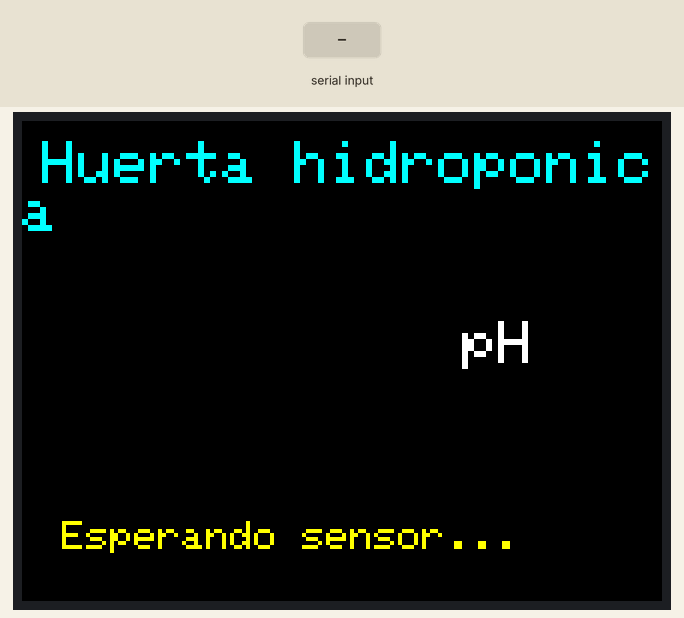
Recording of a sketch running on a simulated Arduino Uno, built with avr-gcc and run on an emulated ATmega328P. Parts: 320×240 colour display. The test bench sets the inputs (shaded band).

Above: at 1.4 s.
1.5 s: "0\n" received over Serial
At 2.0 s:
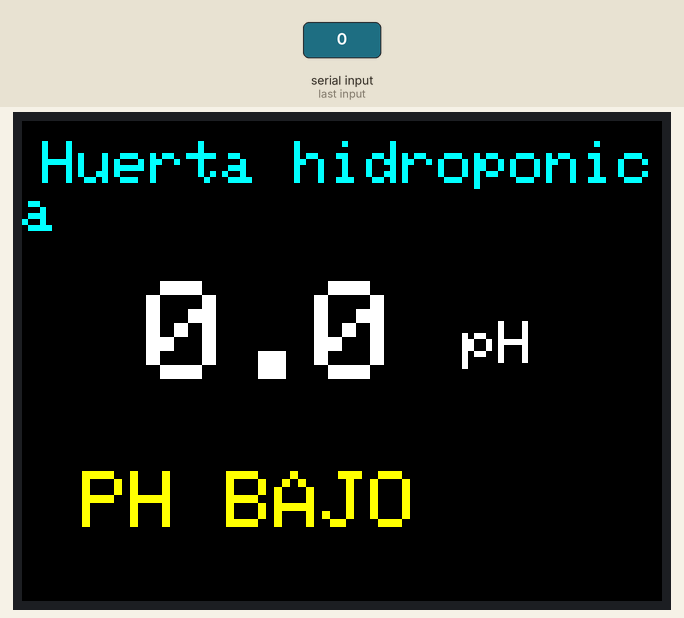
3.0 s: "5\n" received over Serial
At 3.3 s:
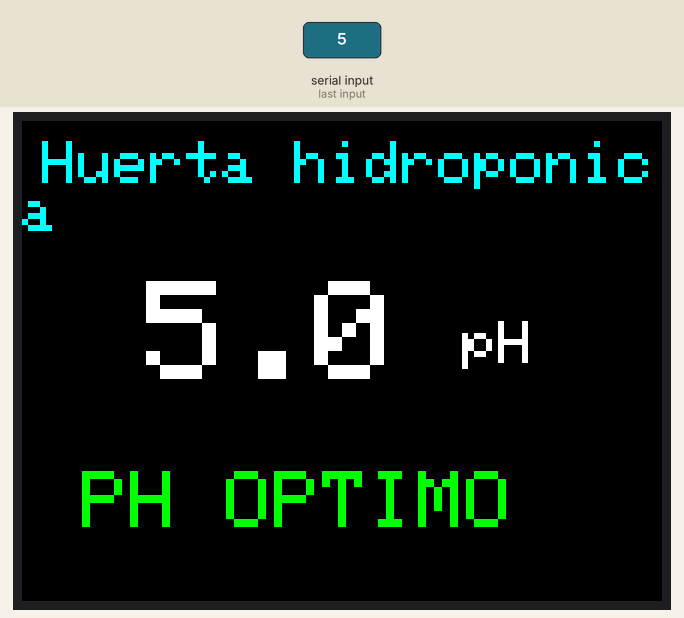
Timing chart, 0 to 6.0 s (numbered marks = the images above; inputs shaded):
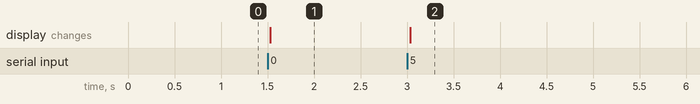

The sketch:

Programa_LCD__1_.ino
```cpp
#include <Adafruit_GFX.h>
#include <MCUFRIEND_kbv.h>

MCUFRIEND_kbv tft;

#define NEGRO    0x0000
#define BLANCO   0xFFFF
#define ROJO     0xF800
#define VERDE    0x07E0
#define AMARILLO 0xFFE0
#define CIAN     0x07FF

const float PH_BAJO = 4.0;
const float PH_ALTO = 5.0;

int estadoAnterior = -1;
float ph = 0.0;
bool hayDato = false;

void dibujarEstado(int estado) {
  tft.fillRect(0, 170, 320, 50, NEGRO);
  tft.setTextSize(4);
  tft.setCursor(30, 175);

  if (estado == 0) {
    tft.setTextColor(AMARILLO);
    tft.print("PH BAJO");
  } else if (estado == 1) {
    tft.setTextColor(VERDE);
    tft.print("PH OPTIMO");
  } else {
    tft.setTextColor(ROJO);
    tft.print("PH ALTO");
  }
}

void setup() {
  Serial.begin(9600);

  uint16_t id = tft.readID();
  tft.begin(id);
  tft.setRotation(1);
  tft.fillScreen(NEGRO);

  tft.setTextColor(CIAN);
  tft.setTextSize(3);
  tft.setCursor(10, 10);
  tft.print("Huerta hidroponica");

  tft.setTextColor(BLANCO);
  tft.setTextSize(3);
  tft.setCursor(220, 100);
  tft.print("pH");

  tft.setTextColor(AMARILLO);
  tft.setTextSize(2);
  tft.setCursor(20, 200);
  tft.print("Esperando sensor...");
}

void loop() {
  // Recibir una linea enviada por el Arduino del sensor
  if (Serial.available()) {
    String dato = Serial.readStringUntil('\n');
    dato.trim();

    if (dato.length() > 0) {
      float nuevoPH = dato.toFloat();

      if (nuevoPH >= 0.0 && nuevoPH <= 14.0) {
        ph = nuevoPH;
        hayDato = true;
      }
    }
  }

  if (!hayDato) {
    return;
  }

  char texto[8];
  dtostrf(ph, 4, 1, texto);

  tft.setTextColor(BLANCO, NEGRO);
  tft.setTextSize(7);
  tft.setCursor(20, 80);
  tft.print(texto);

  int estado;

  if (ph < PH_BAJO) {
    estado = 0;
  } else if (ph > PH_ALTO) {
    estado = 2;
  } else {
    estado = 1;
  }

  if (estado != estadoAnterior) {
    dibujarEstado(estado);
    estadoAnterior = estado;
  }
}
```

Measured:
- after the input at 1.5 s, the display: changes at once (image 1)
- after the input at 3.0 s, the display: changes at once (image 2)
